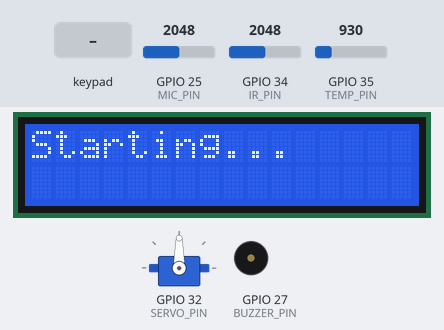
Recording of a sketch running on a simulated ESP32. On the bench: servo, 16×2 character LCD, buzzer (waves = sounding, pin HIGH). The test bench sets the inputs (shaded band); at power-on: GPIO 25 (MIC_PIN) = 2048, GPIO 34 (IR_PIN) = 2048, GPIO 35 (TEMP_PIN) = 930. WiFi joins after 1.5 s; servers stay silent unless stated; what the sketch prints to the serial monitor is not drawn.

Above: at 4.7 s.
4.8 s: key '#' pressed
At 7.8 s:
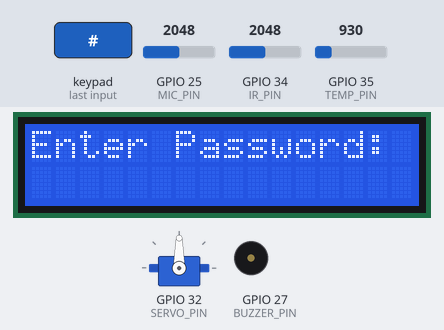
8.5 s: keypad keys 1 2 3 4 # pressed 0.4 s apart
At 11.7 s:
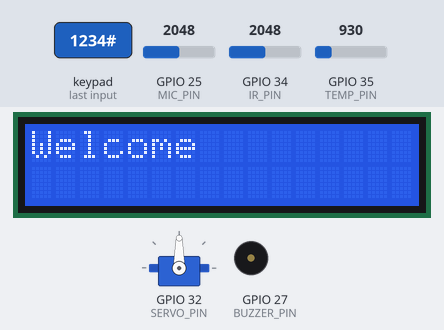
14.0 s: key 'A' pressed
At 14.5 s:
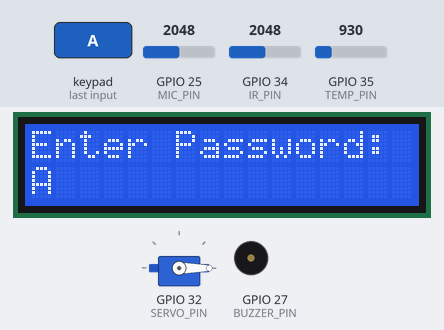
15.5 s: keypad keys 1 2 3 4 A pressed 0.4 s apart
At 17.5 s:
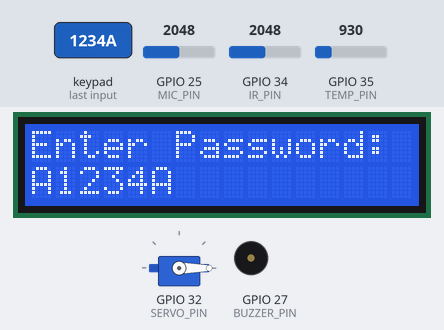
19.0 s: key 'B' pressed
At 19.8 s:
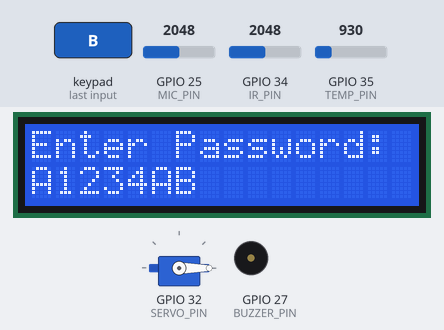
20.5 s: keypad keys 1 2 3 4 D pressed 0.4 s apart
At 22.7 s:
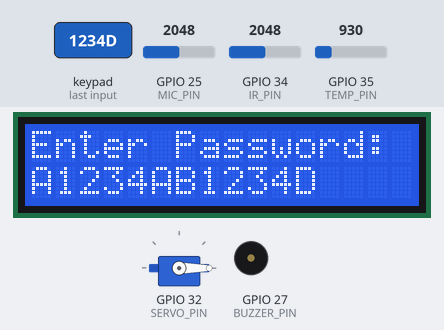
Timing chart, 0 to 24.2 s (numbered marks = the images above; inputs shaded):
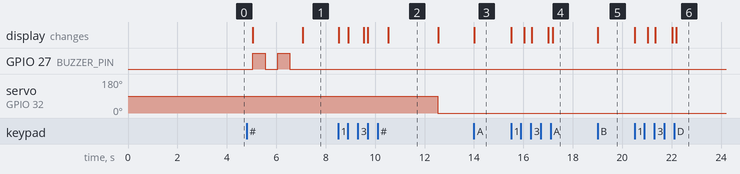

The sketch:

sketch_jun22f.ino
```cpp
#include <WiFi.h>
#include <Firebase_ESP_Client.h>
#include <addons/TokenHelper.h>
#include <addons/RTDBHelper.h>
#include <Keypad.h>
#include <Wire.h>
#include <LiquidCrystal_I2C.h>
#include <ESP32Servo.h>

#define WIFI_SSID "OPPO Reno6"
#define WIFI_PASSWORD "h9tuxegm"

// Define the API key
#define API_KEY "AIzaSyByRGfh8ycKeb59kXxKGd6n2RN3R3aJjtw"
/* If work with RTDB, define the RTDB URL */
#define DATABASE_URL "https://iotprj-b5c41-default-rtdb.firebaseio.com/"

/* Define the Firebase Data object */
FirebaseData fbdo;
/* Define the FirebaseAuth data for authentication data */
FirebaseAuth auth;
/* Define the FirebaseConfig data for config data */
FirebaseConfig config;

// Delaying time
unsigned long dataMillis = 0;

// Declaring IR SENSOR
const int IR_PIN = 34;

// Declaring NTC Temp Sensor
const int TEMP_PIN = 35;

// Declaring Mic Sensor
const int MIC_PIN = 25;

// Declaring Buzzer
const int BUZZER_PIN = 27;

// Declaring Servo
Servo myServo;
const int SERVO_PIN = 32;

// Declaring Keypad
const byte ROWS = 4;
const byte COLS = 4;
char keys[ROWS][COLS] = {
  {'1','2','3','A'},
  {'4','5','6','B'},
  {'7','8','9','C'},
  {'*','0','#','D'}
};
byte rowPins[ROWS] = {21, 19, 18, 5};
byte colPins[COLS] = {12, 13, 14, 15};
Keypad keypad = Keypad(makeKeymap(keys), rowPins, colPins, ROWS, COLS);

// Declaring LCD with I2C address 0x27 (adjust if necessary)
LiquidCrystal_I2C lcd(0x27, 16, 2);  // Set the LCD address to 0x27 for a 16 chars and 2 line display

const String correctPassword = "1234";
String inputPassword = "";

void setup()
{
    pinMode(IR_PIN, INPUT);
    pinMode(TEMP_PIN, INPUT);
    pinMode(MIC_PIN, INPUT);
    pinMode(BUZZER_PIN, OUTPUT);
    myServo.attach(SERVO_PIN);

    // Initialize I2C for LCD
    Wire.begin(21, 22);  // SDA = 21, SCL = 22
    lcd.init();
    lcd.backlight();

    // Display start message on LCD
    lcd.clear();
    lcd.print("Starting...");
    delay(2000);

    Serial.begin(115200);
    WiFi.begin(WIFI_SSID, WIFI_PASSWORD);
    Serial.print("Connecting to Wi-Fi");
    while (WiFi.status() != WL_CONNECTED){
        Serial.print(".");
        delay(300);
    }
    Serial.println();
    Serial.print("Connected with IP: ");
    Serial.println(WiFi.localIP());
    Serial.println();
    Serial.printf("Firebase Client v%s\n\n", FIREBASE_CLIENT_VERSION);
    /* Assign the api key (required) */
    config.api_key = API_KEY;
    /* Assign the user sign in credentials */
    auth.user.email = "parth@email.com";
    auth.user.password = "parth123";
    config.database_url = DATABASE_URL;
    Firebase.reconnectWiFi(true);
    fbdo.setResponseSize(4096);
    /* Assign the callback function for the long running token generation task */
    config.token_status_callback = tokenStatusCallback;
    /* Initialize the library with the Firebase authen and config */
    Firebase.begin(&config, &auth);
}

void loop() {
    if (millis() - dataMillis > 1000 && Firebase.ready()) {
        dataMillis = millis();

        // Read analog data from IR sensor
        int IR_reads = analogRead(IR_PIN);

        // Read analog data from NTC temperature sensor
        int tempValue = analogRead(TEMP_PIN);
        float voltage = tempValue * (3.3 / 4095.0); // Assuming a 3.3V reference voltage
        float temperature = (voltage - 0.5) * 100.0; // Convert voltage to temperature in Celsius (example formula)

        // Read analog data from Mic sensor
        int micValue = analogRead(MIC_PIN);

        // Send IR data to Firebase
        if (Firebase.RTDB.setInt(&fbdo, "IR/", IR_reads)) {
            Serial.println("IR data sent successfully: " + String(IR_reads));
        } else {
            Serial.println("Failed to send IR data: " + fbdo.errorReason());
        }

        // Send temperature data to Firebase
        if (Firebase.RTDB.setFloat(&fbdo, "Temperature/", temperature)) {
            Serial.println("Temperature data sent successfully: " + String(temperature));
        } else {
            Serial.println("Failed to send Temperature data: " + fbdo.errorReason());
        }

        // Send Mic sensor data to Firebase
        if (Firebase.RTDB.setInt(&fbdo, "Mic/", micValue)) {
            Serial.println("Mic data sent successfully: " + String(micValue));
        } else {
            Serial.println("Failed to send Mic data: " + fbdo.errorReason());
        }
    }

    // Keypad input
    char key = keypad.getKey();
    if (key != NO_KEY) {
        lcd.setCursor(inputPassword.length(), 1); // Set cursor position on LCD
        lcd.print(key); // Print pressed key on LCD

        if (key == '#') {
            if (inputPassword == correctPassword) {
                lcd.clear();
                lcd.print("Welcome");
                myServo.write(90); // Move servo to 90 degrees
                delay(2000); // Keep it for 2 seconds
                myServo.write(0); // Move servo back to 0 degrees
            } else {
                lcd.clear();
                lcd.print("Wrong Password");
                for (int i = 0; i < 2; i++) {
                    digitalWrite(BUZZER_PIN, HIGH);
                    delay(500);
                    digitalWrite(BUZZER_PIN, LOW);
                    delay(500);
                }
            }
            inputPassword = ""; // Clear password after checking
            lcd.clear();
            lcd.print("Enter Password:");
            lcd.setCursor(0, 1);
        } else {
            inputPassword += key;
        }
    }
}
```

Measured:
- after the input at 4.8 s, GPIO 27 (BUZZER_PIN): alternates HIGH for 0.50 s and LOW for 0.50 s, 4 changes in all, then stays LOW, starting after 0.25 s; the display: first changes after 0.25 s (image 1 shows a later state)
- after the input at 8.5 s, servo on GPIO 32 (SERVO_PIN): 90° → 0° after 4.0 s; the display: first changes at once (image 2 shows a later state)
- after the input at 14.0 s, the display: changes at once (image 3)
- after the input at 15.5 s, the display: first changes at once (image 4 shows a later state)
- after the input at 19.0 s, the display: changes at once (image 5)
- after the input at 20.5 s, the display: first changes at once (image 6 shows a later state)
- what the display in image 2 shows lasts 2.1 s, from 10.5 s to 12.6 s
